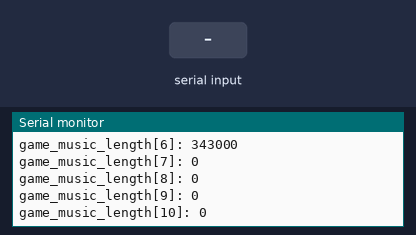
Simulated run of this sketch. Board: Arduino Uno, built with avr-gcc and run on an emulated ATmega328P. On the bench: the last lines printed to the serial monitor. Inputs (shaded band) come from the test bench. The audio player accepts every command and is not drawn.

Above: at 1.9 s.
2.0 s: "90,45\n" received over the second serial link
At 2.6 s:
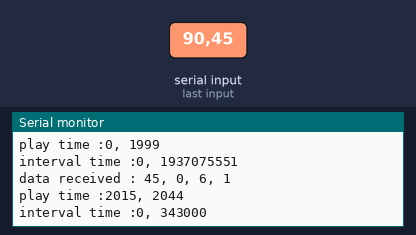
3.5 s: "30,150\n" received over the second serial link
At 5.4 s:
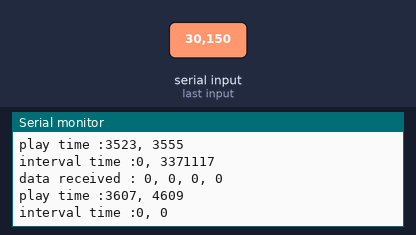
Timing chart, 0 to 6.9 s (numbered marks = the images above; inputs shaded):
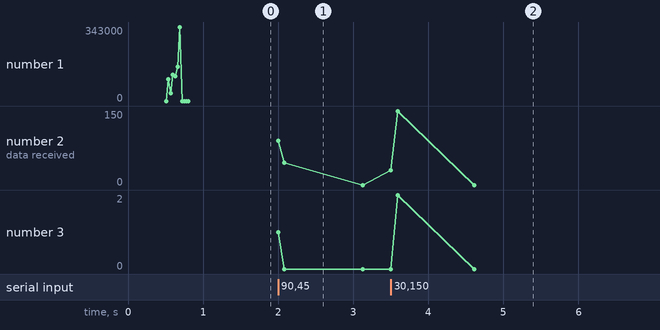

The sketch:

PlayMp3.ino
```cpp
#include <DFPlayerMini_Fast.h>
#include <SoftwareSerial.h>

//배선 및 통신 관련
#define UNO_TX 12
#define UNO_RX 13
#define RATE 9600

//음악 관련
#define SEC 1000UL
#define MINUTE 60000UL
#define MUSIC_NUMBER 10

SoftwareSerial mp3_serial(10, 11);  // RX, TX
SoftwareSerial dataSerial(UNO_TX, UNO_RX);
DFPlayerMini_Fast mp3;

unsigned long last_play_time, cur_play_time;
unsigned long last_interval, cur_interval;
int data;
int track_number;
int situation;
bool is_bgm;

enum situations {
  WAIT = 0,
  MENU,
  SNAKE,
  BREAK
};

unsigned long game_music_length[MUSIC_NUMBER+1] = {
  0,
  (1*MINUTE)+41*SEC,
  36*SEC,
  (2*MINUTE)+2*SEC,
  (1*MINUTE)+54*SEC,
  (2*MINUTE)+39*SEC,
  (5*MINUTE)+43*SEC
};

bool is_play = true;

void setup() {
  Serial.begin(RATE);
  mp3_serial.begin(RATE);
  mp3.begin(mp3_serial);
  mp3.volume(25);

  dataSerial.begin(RATE);

  for (int i = 0; i <= MUSIC_NUMBER; i++) {
    Serial.print("game_music_length[");
    Serial.print(i);
    Serial.print("]: ");
    Serial.println(game_music_length[i]);
  }
}

void loop() {
  if (dataSerial.available() > 0) {
    data = dataSerial.parseInt();
    situation = (data >> 6) & 0x3F;
    track_number = (data >> 1) & 0x0F;
    is_play = data & 0x01;

    Serial.print("data received : ");
    Serial.print(data);
    Serial.print(", ");
    Serial.print(situation);
    Serial.print(", ");
    Serial.print(track_number);
    Serial.print(", ");
    Serial.print(is_play);
    Serial.println();

    cur_play_time = millis();  // 현재 시간을 밀리초로 가져옴
    cur_interval = game_music_length[track_number];
    Serial.print("play time :");
    Serial.print(last_play_time);
    Serial.print(", ");
    Serial.println(cur_play_time);
    Serial.print("interval time :");
    Serial.print(last_interval);
    Serial.print(", ");
    Serial.println(cur_interval);
    if(!is_play && data){
      mp3.stop();
      cur_play_time = millis();
      last_play_time = cur_play_time;
      last_interval = 0;
    }
    // 지정된 시간 간격이 경과했을 때만 음악을 재생
    if (is_play && (cur_play_time - last_play_time >= last_interval)) {
      mp3.playFromMP3Folder(track_number);
      last_interval = cur_interval;
      last_play_time = cur_play_time;  // 마지막으로 음악을 재생한 시간을 업데이트
    }
  }
}
```

Measured:
- after the input at 2.0 s, the serial monitor: prints a new line at once (image 1)
- after the input at 3.5 s, the serial monitor: prints a new line at once (image 2)
